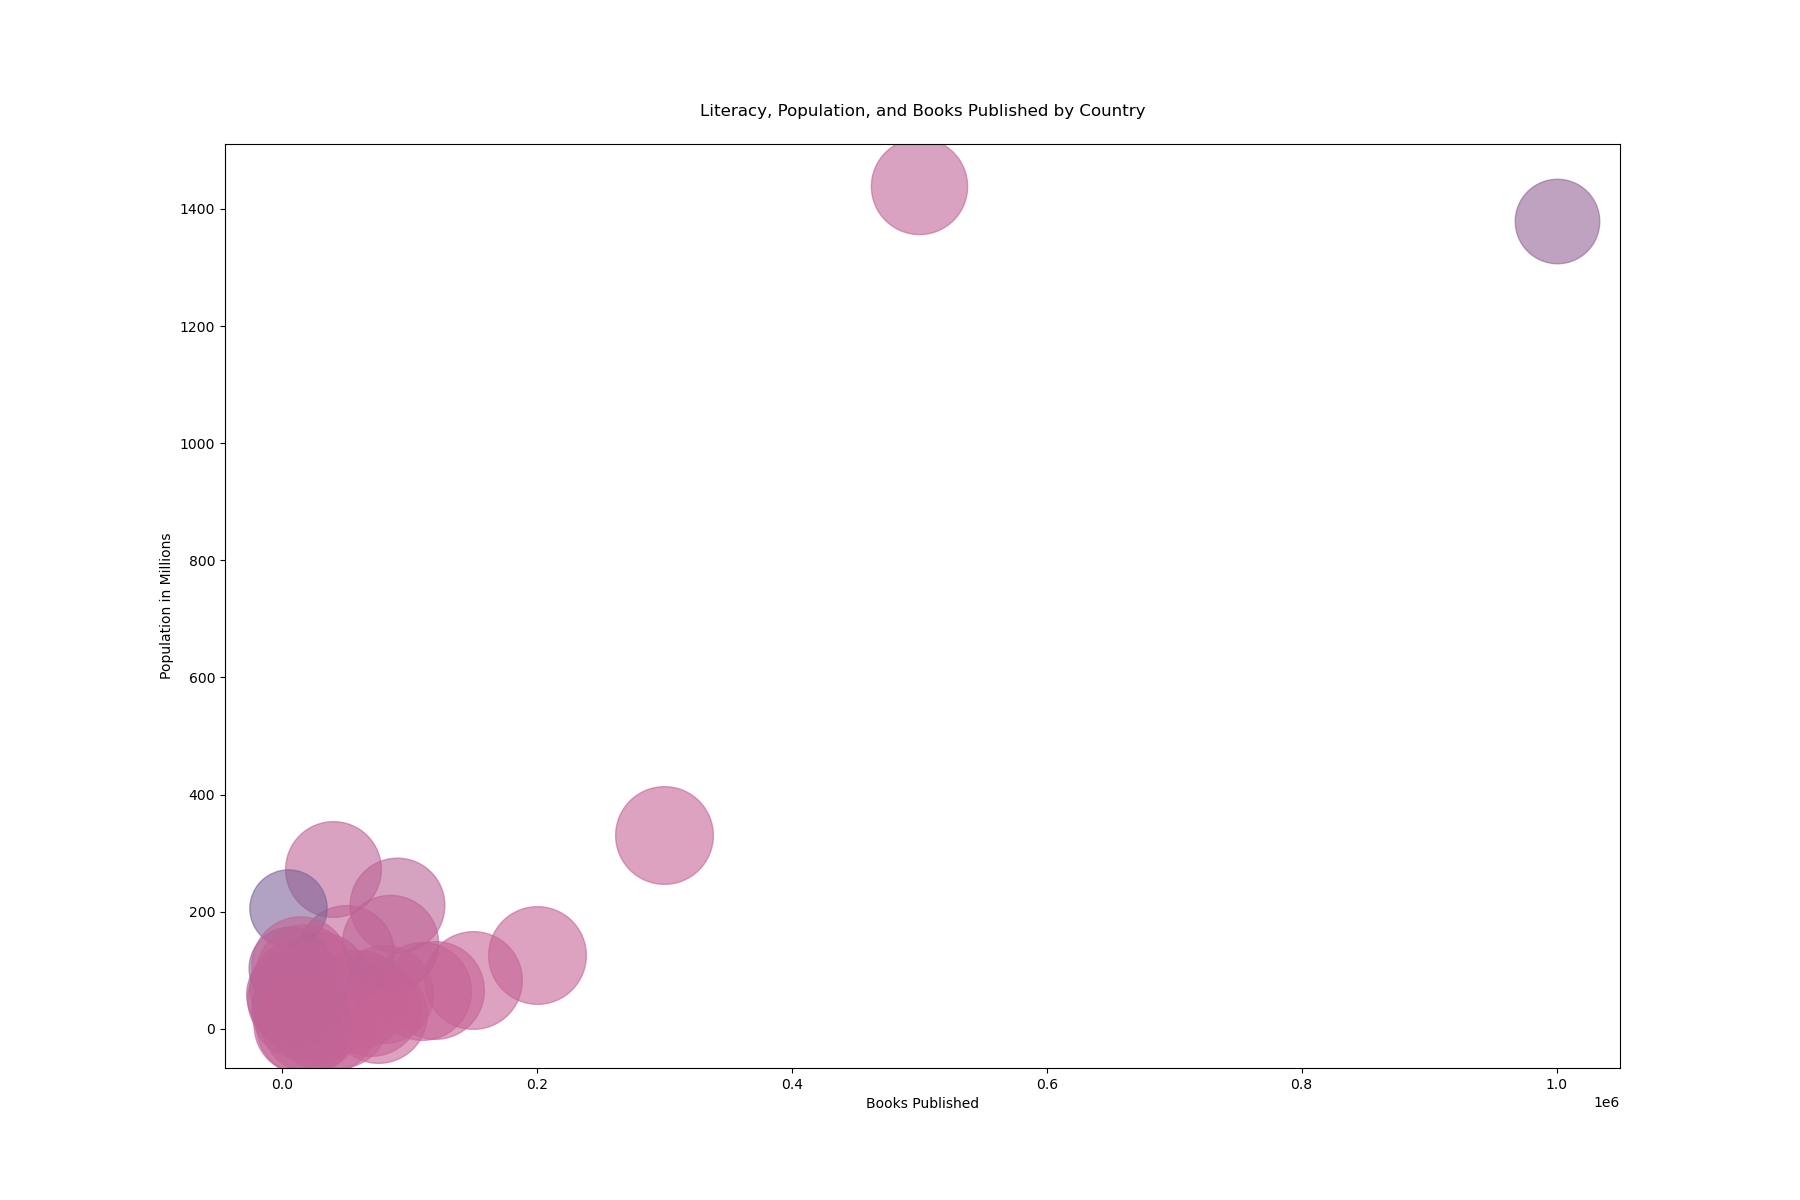

The script that drew this image:

import matplotlib.pyplot as plt
import pandas as pd

data = pd.DataFrame({
    'Country': ['United States', 'China', 'Japan', 'Germany', 'India', 'United Kingdom',
                'France', 'Brazil', 'Italy', 'Canada', 'South Korea', 'Russia',
                'Australia', 'Mexico', 'Indonesia', 'Netherlands', 'Saudi Arabia',
                'Turkey', 'Switzerland', 'Taiwan', 'Argentina', 'Nigeria', 'South Africa',
                'Egypt', 'Thailand', 'Sweden', 'Norway', 'Vietnam', 'Philippines', 'Malaysia',
                'Colombia', 'Singapore'],
    'Books Published': [300000, 500000, 200000, 150000, 1000000, 120000, 110000, 90000, 80000,
                        70000, 60000, 85000, 75000, 50000, 40000, 45000, 20000, 30000, 35000, 
                        25000, 15000, 5000, 8000, 6000, 12000, 22000, 18000, 17000, 14000, 
                        13000, 10000, 16000],
    'Population (Millions)': [331, 1439, 126, 83, 1380, 67, 65, 212, 60, 38, 51, 146,
                              25, 129, 273, 17, 35, 84, 9, 24, 45, 206, 59, 104, 70,
                              10, 5, 97, 109, 32, 51, 6],
    'Literacy Rate': [99, 96, 99, 99, 74, 99, 99, 93, 99, 99, 99, 96, 99, 95, 95, 99, 95, 95,
                      99, 99, 98, 62, 87, 71, 94, 99, 99, 94, 98, 95, 95, 97]
})

plt.figure(figsize=(18, 12))

for i in range(len(data)):
    plt.scatter(data['Books Published'][i], data['Population (Millions)'][i], 
                s=data['Literacy Rate'][i]*50, 
                alpha=0.6, 
                c=f'#{int(data["Literacy Rate"][i]*2):02x}{100:02x}{150:02x}')

plt.xlabel('Books Published')
plt.ylabel('Population in Millions')
plt.title('Literacy, Population, and Books Published by Country', pad=20)
plt.show()
